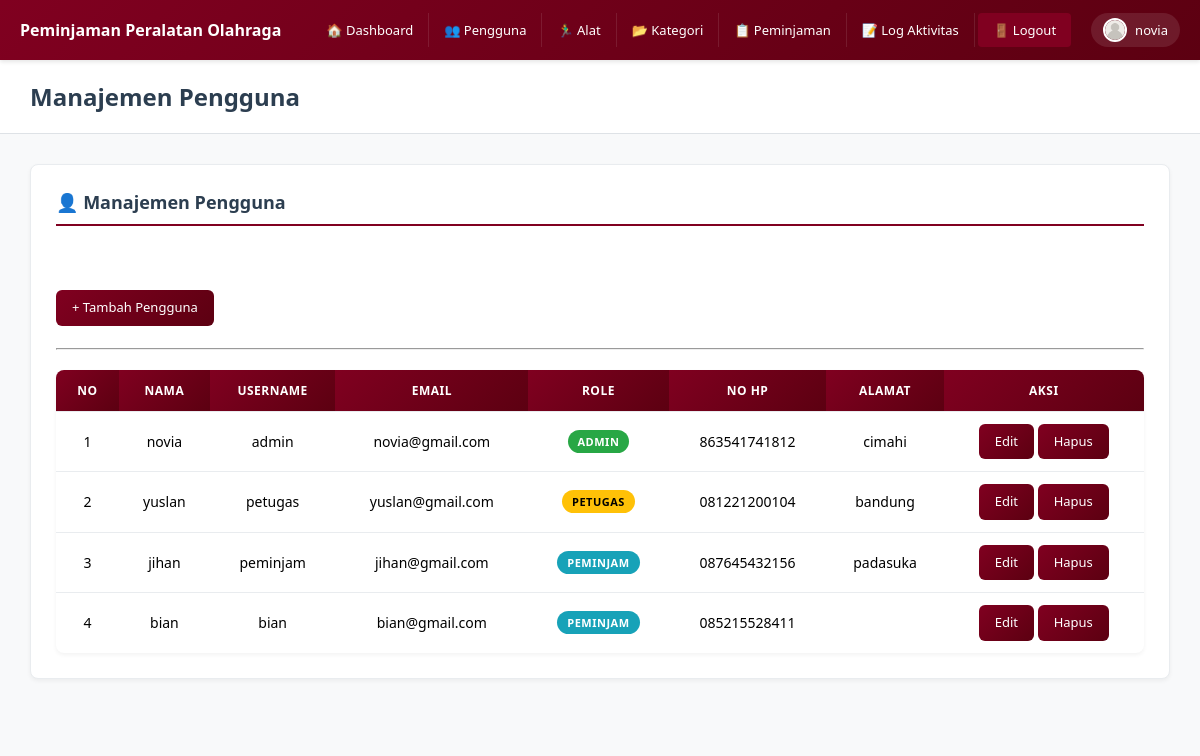
Screenshot of /admin/pengguna (signed in) with the database file from the repository.
### tables this page shows
CREATE TABLE `pengguna` (
  `id_pengguna` int NOT NULL,
  `nama` varchar(50) NOT NULL,
  `username` varchar(100) NOT NULL,
  `password` varchar(100) NOT NULL,
  `email` varchar(50) NOT NULL,
  `role` enum('admin','petugas','peminjam') NOT NULL,
  `no_handphone` varchar(12) NOT NULL,
  `alamat` text NOT NULL
);

### controllers/AdminController.php (called while the page is built, shortened)
<?php
class AdminController extends Controller {
    public function pengguna() {
        $model = $this->model('AdminModel');
        $data['judul'] = "Manajemen Pengguna";
        $data['user']  = $model->getAllPengguna();
        $this->view('admin/pengguna', $data);
    }
}

### core/App.php (called while the page is built, shortened)
<?php
class App {
    protected $method = 'index';
    public function __construct() {
        $url = $this->parseURL();
        if (!empty($url[0])) {
            $controllerName = ucfirst($url[0]);
            if (file_exists(__DIR__ . '/../controllers/' . $controllerName . 'Controller.php')) {
                unset($url[0]);
            }
            elseif (file_exists(__DIR__ . '/../controllers/' . $controllerName . '.php')) {
                $this->controller = $controllerName;
                unset($url[0]);
            }
        }
        $this->controller = new $this->controller;
        if (isset($url[1]) && method_exists($this->controller, $url[1])) {
            $this->method = $url[1];
            unset($url[1]);
        }
        $this->params = $url ? array_values($url) : [];
        call_user_func_array([$this->controller, $this->method], $this->params);
    }
    public function parseURL() {
        if (isset($_GET['url'])) {
            $url = $_GET['url'];
            $url = ltrim($url, '/');
            $url = rtrim($url, '/');
            $url = filter_var($url, FILTER_SANITIZE_URL);
            return explode('/', $url);
        }
        return [];
    }
}

### Index.php (called while the page is built, shortened)
<?php
require_once __DIR__ . '/config/Database.php';
require_once __DIR__ . '/core/Controller.php';
require_once __DIR__ . '/core/App.php';
$app = new App();

### models/AdminModel.php (called while the page is built, shortened)
<?php
class AdminModel {
    private $db;
    public function __construct() {
        $this->db = Database::getInstance()->getConnection();
    }
    public function getAllPengguna() {
        $stmt = $this->db->query("SELECT * FROM pengguna");
        return $stmt->fetchAll();
    }
}

### config/Database.php (called while the page is built, shortened)
<?php
class Database {
    private $host     = 'localhost';
    private $db_name  = 'peminjaman_peralatan_olahraga';
    private $username = 'root';
    private $password = '';
    private static $instance = null;
    private $conn;
    private function __construct() {
        try {
            $dsn = "mysql:host={$this->host};dbname={$this->db_name};charset=utf8mb4";
            $options = [
                PDO::ATTR_ERRMODE            => PDO::ERRMODE_EXCEPTION,
                PDO::ATTR_DEFAULT_FETCH_MODE => PDO::FETCH_ASSOC,
                PDO::ATTR_EMULATE_PREPARES   => false,
            ];
            $this->conn = new PDO($dsn, $this->username, $this->password, $options);
        } catch (PDOException $e) {
            die("Koneksi Database Gagal: " . $e->getMessage());
        }
    }
    public static function getInstance() {
        if (self::$instance === null) {
            self::$instance = new Database();
        }
        return self::$instance;
    }
    public function getConnection() {
        return $this->conn;
    }
}

### views/admin/Pengguna.php (the view)
<?php include __DIR__ . '/../layout/header.php';  ?>
<div class="box">
    <h3>👤 Manajemen Pengguna</h3>
    <br><br>
    <a class="btn-modal" href="<?= BASEURL; ?>/admin/tambahPengguna">+ Tambah Pengguna</a>
    <br><br>
    <hr>
    <table>
        <tr>
            <th>No</th>
            <th>Nama</th>
            <th>Username</th>
            <th>Email</th>
            <th>Role</th>
            <th>No HP</th>
            <th>Alamat</th>
            <th>Aksi</th>
        </tr>
        <?php $no = 1; ?>
        <?php foreach ($data['user'] as $u) : ?>
        <tr>
            <td><?= $no++; ?></td>
            <td><?= htmlspecialchars($u['nama']); ?></td>
            <td><?= htmlspecialchars($u['username']); ?></td>
            <td><?= htmlspecialchars($u['email']); ?></td>
            <td>
                <span class="badge <?= $u['role']; ?>">
                    <?= $u['role']; ?>
                </span>
            </td>
            <td><?= htmlspecialchars($u['no_handphone']); ?></td>
            <td><?= htmlspecialchars($u['alamat']); ?></td>
            <td>
                <a class="btn-modal" href="<?= BASEURL ?>/admin/editPengguna?id=<?= $u['id_pengguna']; ?>">Edit</a>
                <a class="btn-modal" href="<?= BASEURL ?>/admin/pengguna?hapus=<?= $u['id_pengguna']; ?>"
                   onclick="return confirm('Hapus pengguna ini?')">Hapus</a>
            </td>
        </tr>
        <?php endforeach; ?>
    </table>
</div>

### assets/style.css (style rules this page uses)
* { margin:0; padding:0; box-sizing:border-box; }
body { font-family:'Segoe UI', Tahoma, Geneva, Verdana, sans-serif; background:#f8f9fa; padding-top:60px; }
.content h3 { color:#2c3e50; font-size:20px; margin-bottom:20px; font-weight:600; }
table { width:100%; border-collapse:collapse; margin-top:20px; background:white; border-radius:8px; overflow:hidden; box-shadow:0 2px 4px rgba(0,0,0,0.05); }
th,td { padding:12px 15px; text-align:center; border-bottom:1px solid #e9ecef; font-size:14px; }
th { background:linear-gradient(135deg, #800020 0%, #5c0011 100%); color:white; font-weight:600; text-transform:uppercase; font-size:12px; letter-spacing:0.5px; }
tr:last-child td { border-bottom:none; }
button, .button, .btn, .btn-primary, .btn-success, .btn-info, .btn-secondary, .btn-danger, .btn-warning, .btn-modal { background:linear-gradient(135deg, #800020 0%, #5c0011 100%); color:white; border:none; padding:8px 16px; border-radius:6px; cursor:pointer; font-size:13px; font-weight:500; text-decoration:none; display:inline-block; transition:all 0.3s; text-align:center; line-height:1.5; }
.box { background:white; padding:25px; border:1px solid #e9ecef; border-radius:8px; margin-bottom:20px; box-shadow:0 2px 4px rgba(0,0,0,0.05); }
.box h3 { color:#2c3e50; margin-bottom:20px; font-size:18px; font-weight:600; padding-bottom:10px; border-bottom:2px solid #800020; }
.badge { padding:4px 10px; border-radius:12px; font-size:11px; font-weight:600; text-transform:uppercase; letter-spacing:0.5px; display:inline-block; }
.admin { background:#28a745;color:white; }
.petugas { background:#ffc107;color:#000; }
.peminjam { background:#17a2b8;color:white; }

### views/layout/Header.php (style rules this page uses)
* { margin:0; padding:0; box-sizing:border-box; }
body { font-family:'Segoe UI', Tahoma, Geneva, Verdana, sans-serif; background:#f8f9fa; padding-top:60px; }
.content h3 { color:#2c3e50; font-size:20px; margin-bottom:20px; font-weight:600; }
table { width:100%; border-collapse:collapse; margin-top:20px; background:white; border-radius:8px; overflow:hidden; box-shadow:0 2px 4px rgba(0,0,0,0.05); }
th,td { padding:12px 15px; text-align:center; border-bottom:1px solid #e9ecef; font-size:14px; }
th { background:linear-gradient(135deg, #800020 0%, #5c0011 100%); color:white; font-weight:600; text-transform:uppercase; font-size:12px; letter-spacing:0.5px; }
tr:last-child td { border-bottom:none; }
button, .button, .btn, .btn-primary, .btn-success, .btn-info, .btn-secondary, .btn-danger, .btn-warning, .btn-modal { background:linear-gradient(135deg, #800020 0%, #5c0011 100%); color:white; border:none; padding:8px 16px; border-radius:6px; cursor:pointer; font-size:13px; font-weight:500; text-decoration:none; display:inline-block; transition:all 0.3s; text-align:center; line-height:1.5; }
.box { background:white; padding:25px; border:1px solid #e9ecef; border-radius:8px; margin-bottom:20px; box-shadow:0 2px 4px rgba(0,0,0,0.05); }
.box h3 { color:#2c3e50; margin-bottom:20px; font-size:18px; font-weight:600; padding-bottom:10px; border-bottom:2px solid #800020; }
.badge { padding:4px 10px; border-radius:12px; font-size:11px; font-weight:600; text-transform:uppercase; letter-spacing:0.5px; display:inline-block; }
.admin { background:#28a745;color:white; }
.petugas { background:#ffc107;color:#000; }
.peminjam { background:#17a2b8;color:white; }

### rows the page displays
pengguna: nama "novia", username "admin", email "novia@gmail.com", role "ADMIN", no_handphone "863541741812", alamat "cimahi"
pengguna: nama "yuslan", username "petugas", email "yuslan@gmail.com", role "PETUGAS", no_handphone "081221200104", alamat "bandung"
pengguna: nama "jihan", username "peminjam", email "jihan@gmail.com", role "PEMINJAM", no_handphone "087645432156", alamat "padasuka"
pengguna: nama "bian", username "bian", email "bian@gmail.com", role "PEMINJAM", no_handphone "085215528411"

### other values shown
$_SESSION['nama'] "novia"
$data['judul'] "Manajemen Pengguna"
